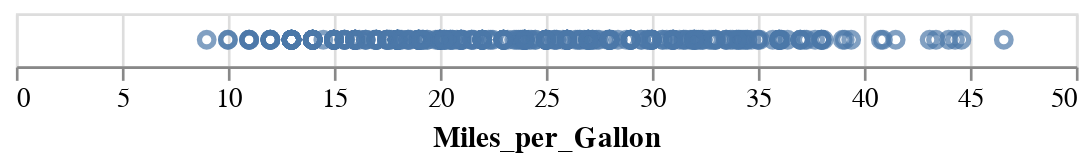

The code cell stored with this chart in its notebook:
### Code cell
alt.Chart(cars).mark_point().encode(x='Miles_per_Gallon')

### Figure 1 — Vega-Lite specification as saved in the notebook (floating-point values rounded to 4 significant figures; data arrays with more than 128 entries replaced by an {"elided": "..."} marker saying what was removed)
{"config": {"view": {"continuousWidth": 400, "continuousHeight": 300}}, "data": {"name": "data-f02450ab61490a1363517a0190416235"}, "mark": "point", "encoding": {"x": {"type": "quantitative", "field": "Miles_per_Gallon"}}, "$schema": "https://vega.github.io/schema/vega-lite/v4.8.1.json", "datasets": {"data-f02450ab61490a1363517a0190416235": {"elided": "406 records"}}}
